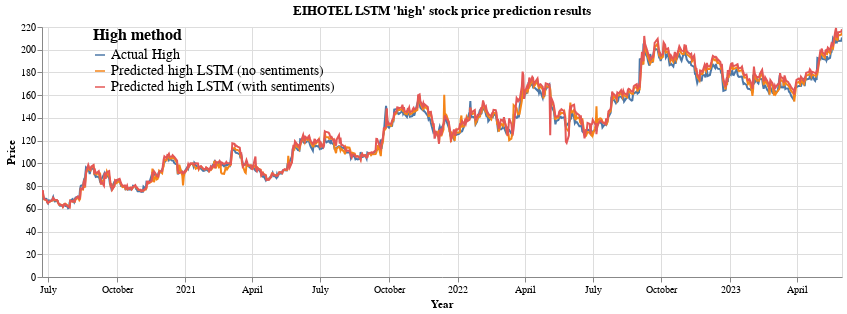

The code cell stored with this chart in its notebook:
### Code cell
high_price = alt.Chart(melted_df, title="EIHOTEL LSTM 'high' stock price prediction results").mark_line().encode(
    x=alt.X('date:T', title="Year"),
    y = alt.Y('High prediction price:Q', title="Price"),
    color = alt.Color('High method:N',legend=alt.Legend(orient='left',direction = 'vertical',labelLimit = 400))
    ).properties(height = 250, width = 800
    ).configure_legend(
    offset=-330,
    symbolDirection='vertical',
        titleFontSize=16,
        labelFontSize=14
    )

high_price.interactive()

### Figure 1 — Vega-Lite specification as saved in the notebook (floating-point values rounded to 4 significant figures; data arrays with more than 128 entries replaced by an {"elided": "..."} marker saying what was removed)
{"usermeta": {"embedOptions": {"theme": "fivethirtyeight"}}, "config": {"view": {"continuousWidth": 300, "continuousHeight": 300}, "legend": {"labelFontSize": 14, "offset": -330, "symbolDirection": "vertical", "titleFontSize": 16}}, "data": {"name": "data-1bb899cc7301610f80508a95dd840a22"}, "mark": {"type": "line"}, "encoding": {"color": {"field": "High method", "legend": {"direction": "vertical", "labelLimit": 400, "orient": "left"}, "type": "nominal"}, "x": {"field": "date", "title": "Year", "type": "temporal"}, "y": {"field": "High prediction price", "title": "Price", "type": "quantitative"}}, "height": 250, "params": [{"name": "param_1", "select": {"type": "interval", "encodings": ["x", "y"]}, "bind": "scales"}], "title": "EIHOTEL LSTM 'high' stock price prediction results", "width": 800, "$schema": "https://vega.github.io/schema/vega-lite/v5.8.0.json", "datasets": {"data-1bb899cc7301610f80508a95dd840a22": {"elided": "2181 records"}}}
